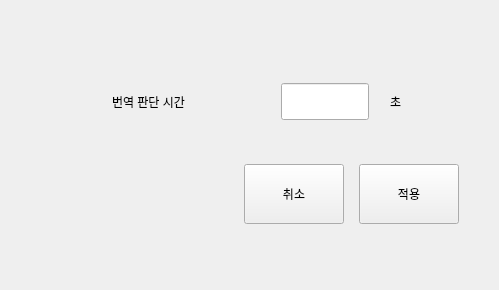
<?xml version="1.0" encoding="UTF-8"?>
<ui version="4.0">
 <class>Form</class>
 <widget class="QWidget" name="Form">
  <property name="geometry">
   <rect>
    <x>0</x>
    <y>0</y>
    <width>499</width>
    <height>290</height>
   </rect>
  </property>
  <property name="windowTitle">
   <string>Form</string>
  </property>
  <widget class="QPushButton" name="pushButton">
   <property name="geometry">
    <rect>
     <x>244</x>
     <y>164</y>
     <width>100</width>
     <height>60</height>
    </rect>
   </property>
   <property name="text">
    <string>취소</string>
   </property>
  </widget>
  <widget class="QPushButton" name="pushButton_2">
   <property name="geometry">
    <rect>
     <x>359</x>
     <y>164</y>
     <width>100</width>
     <height>60</height>
    </rect>
   </property>
   <property name="text">
    <string>적용</string>
   </property>
  </widget>
  <widget class="QLabel" name="label">
   <property name="geometry">
    <rect>
     <x>112</x>
     <y>88</y>
     <width>131</width>
     <height>27</height>
    </rect>
   </property>
   <property name="text">
    <string>번역 판단 시간</string>
   </property>
  </widget>
  <widget class="QLineEdit" name="lineEdit">
   <property name="geometry">
    <rect>
     <x>281</x>
     <y>83</y>
     <width>88</width>
     <height>37</height>
    </rect>
   </property>
   <property name="text">
    <string/>
   </property>
  </widget>
  <widget class="QLabel" name="label_2">
   <property name="geometry">
    <rect>
     <x>390</x>
     <y>88</y>
     <width>20</width>
     <height>27</height>
    </rect>
   </property>
   <property name="text">
    <string>초</string>
   </property>
  </widget>
 </widget>
 <resources/>
 <connections/>
</ui>
